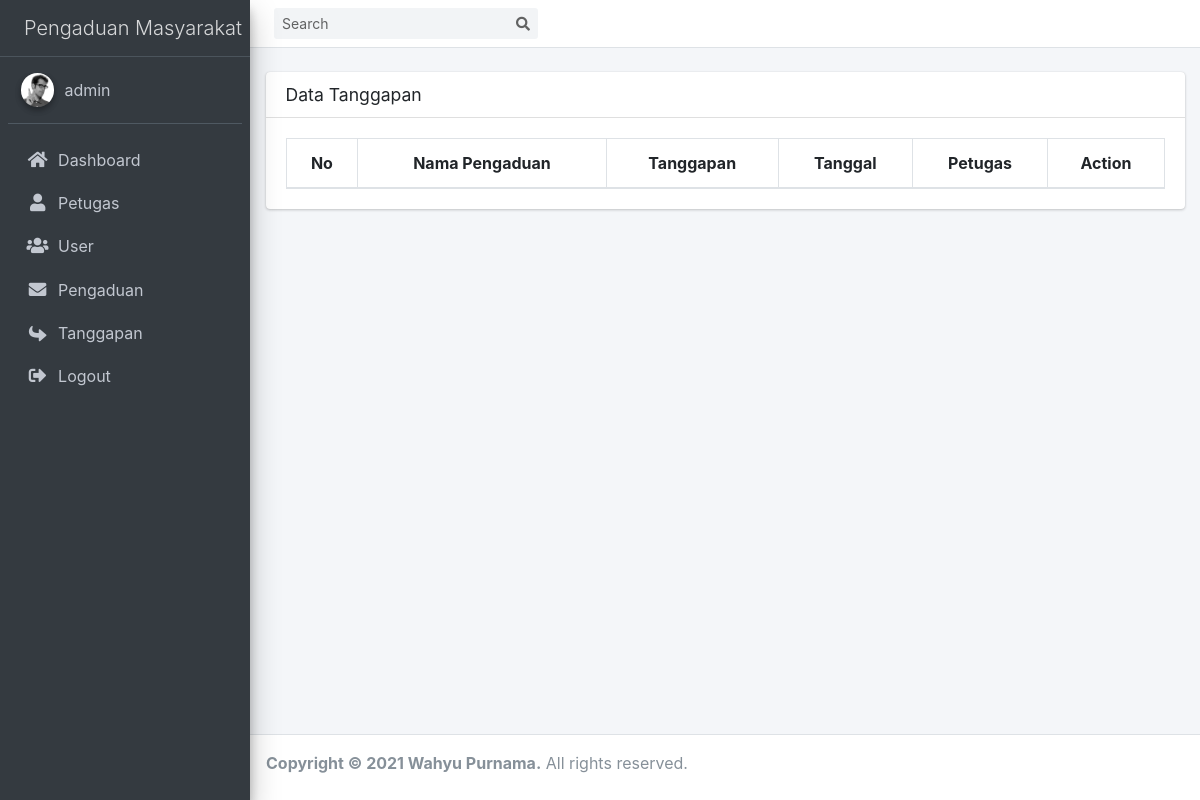
/index.php?page=tanggapan (signed in), run on an earlier commit of the app's database.
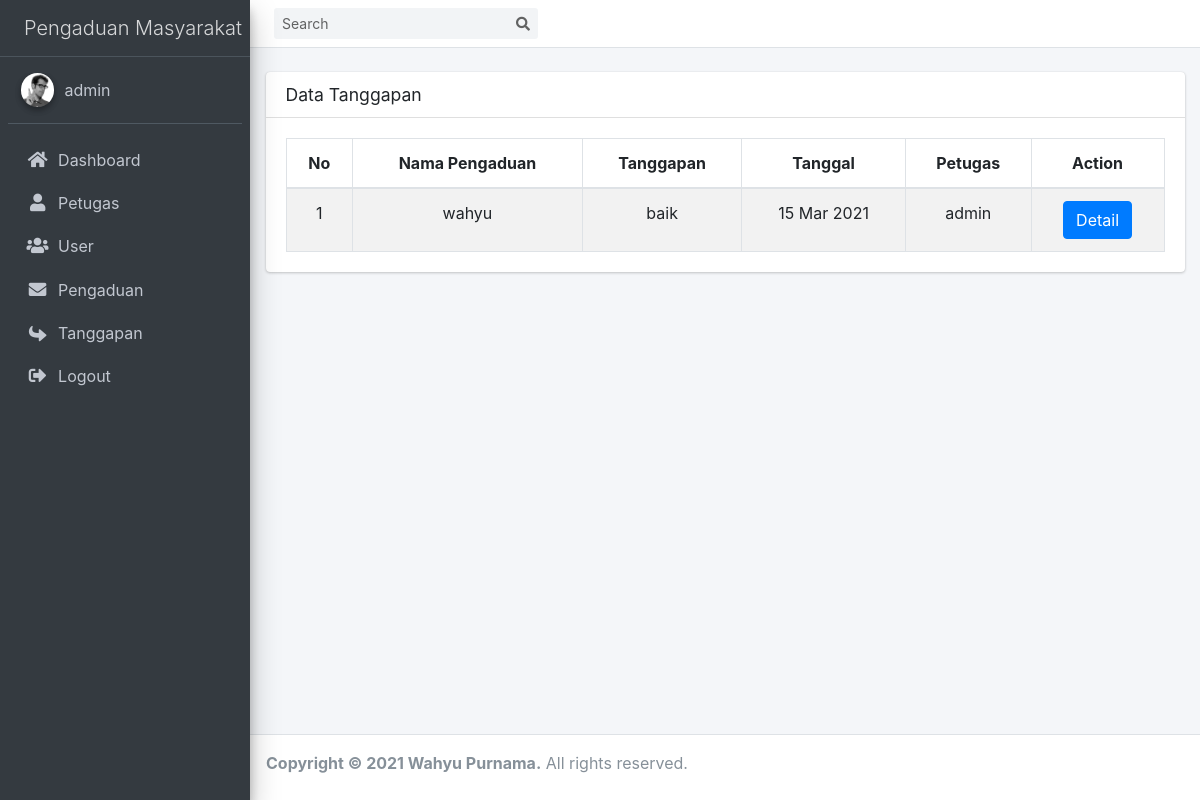
And on a later commit of the database.
### tables this page shows
CREATE TABLE `tanggapan` (
  `id_tanggapan` int(11) NOT NULL,
  `id_pengaduan` int(11) NOT NULL,
  `tgl_tanggapan` datetime NOT NULL DEFAULT CURRENT_TIMESTAMP,
  `tanggapan` text NOT NULL,
  `id_petugas` int(11) NOT NULL
);

CREATE TABLE `masyarakat` (
  `nik` char(16) NOT NULL,
  `nama` varchar(100) NOT NULL,
  `username` varchar(50) NOT NULL,
  `password` varchar(255) NOT NULL,
  `telp` varchar(14) NOT NULL
);

CREATE TABLE `pengaduan` (
  `id_pengaduan` int(11) NOT NULL,
  `tgl_pengaduan` datetime NOT NULL ON UPDATE CURRENT_TIMESTAMP,
  `nik` char(16) NOT NULL,
  `isi_laporan` text NOT NULL,
  `foto` varchar(255) NOT NULL,
  `status` enum('0','proses','selesai','') NOT NULL
);

CREATE TABLE `petugas` (
  `id_petugas` int(11) NOT NULL,
  `nama_petugas` varchar(50) NOT NULL,
  `username` varchar(50) NOT NULL,
  `password` varchar(255) NOT NULL,
  `telp` varchar(14) NOT NULL,
  `level` enum('admin','petugas') NOT NULL
);

### model/Database.php (called while the page is built, shortened)
<?php
class Database
{
    private $hs = 'localhost';
    private $us = 'wahyu';
    private $pw = 'wahyup';
    private $db = 'ukk_pengaduan';
    public function conn()
    {
        $return = mysqli_connect($this->hs,$this->us,$this->pw,$this->db);
        return $return;
    }
}

### model/Tanggapan.php (called while the page is built, shortened)
<?php
class Tanggapan extends Database
{
    private $db;
    function __construct()
    {
        $this->db = $this->conn();
    }
    public function getData()
    {
        $sql = "SELECT * FROM tanggapan
                INNER JOIN pengaduan USING(id_pengaduan)
                INNER JOIN petugas USING(id_petugas)
                INNER JOIN masyarakat USING(nik)";
        $data = $this->db->query($sql);
        if ($data->num_rows > 0) {
            while ($h = $data->fetch_assoc()) {
                $hasil[] = $h;
            }
        }else {
            $hasil = [];
        }
        return $hasil;
    }
}

### views/tanggapan.php (the view, shortened to what this page needs)
<?php
    $t = new Tanggapan();
    if (isset($_SESSION['level'])) {
        if ($_SESSION['level'] == 1 || $_SESSION['level'] == 0) {
            $data = $t->getData();
        }
    }else {
        $data = $t->getDataBy($_SESSION['user']);
    }
?>
<br>
<div class="card ">
  <div class="card-header ">
    <h3 class="card-title">Data Tanggapan</h3>
  </div>
  <div class="card-body">
    <table id="example2" class="table table-bordered table-striped text-center">
      <thead>
      <tr>
        <th>No</th>
        <th>Nama Pengaduan</th>
        <th>Tanggapan</th>
        <th>Tanggal</th>
        <th>Petugas</th>
        <th>Action</th>
      </tr>
      </thead>
      <tbody>
          <?php $i = 1 ?>
          <?php foreach ($data as $d): ?>
              <tr>
                <td><?php echo $i++ ?></td>
                <td><?php echo $d['nama'] ?> </td>
                <td><?php echo $d['tanggapan'] ?> </td>
                <td><?php echo date('d M Y', strtotime($d['tgl_pengaduan'])) ?></td>
                <td><?php echo $d['nama_petugas'] ?> </td>
                <td>
                    <a href="?page=detail&id=<?php echo $d['id_pengaduan'] ?>" class="btn btn-primary">Detail</a>
                </td>
              </tr>
          <?php endforeach; ?>
      </tbody>
    </table>
  </div>
</div>

What changed in the data, as far as the page shows it:
added tanggapan: masyarakat.nama "wahyu", tanggapan "baik", id_pengaduan.tgl_pengaduan "15 Mar 2021", id_petugas.nama_petugas "admin"
